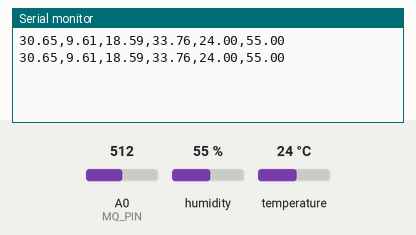
Recording of a sketch running on a simulated Arduino Uno, built with avr-gcc and run on an emulated ATmega328P. Shown: the last lines printed to the serial monitor. Inputs (shaded band) come from the test bench; at power-on: A0 (MQ_PIN) = 512, humidity 55 %, temperature 24 °C.

Above: at 5.8 s.
5.9 s: A0 (MQ_PIN) set to 900
At 11.3 s:
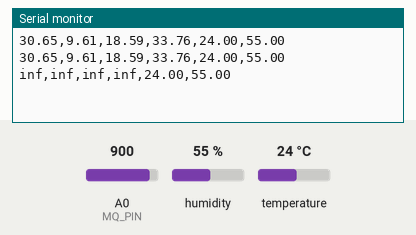
16.5 s: humidity set to 22 %
At 20.7 s:
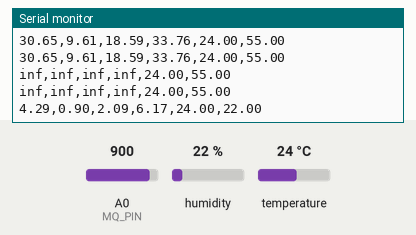
22.5 s: temperature set to 12 °C
At 26.1 s:
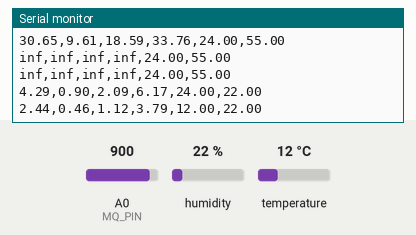
28.5 s: A0 (MQ_PIN) set to 1023
At 31.5 s:
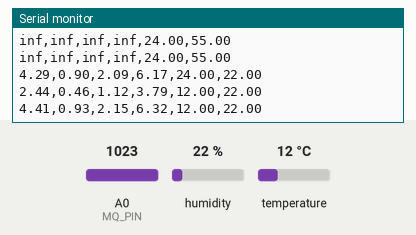
34.5 s: humidity set to 40 %
At 35.6 s:
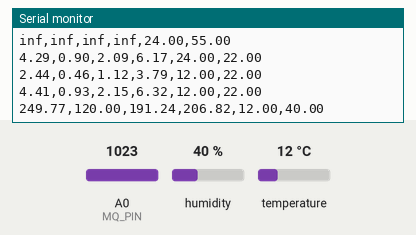
Timing chart, 0 to 37.5 s (numbered marks = the images above; inputs shaded):
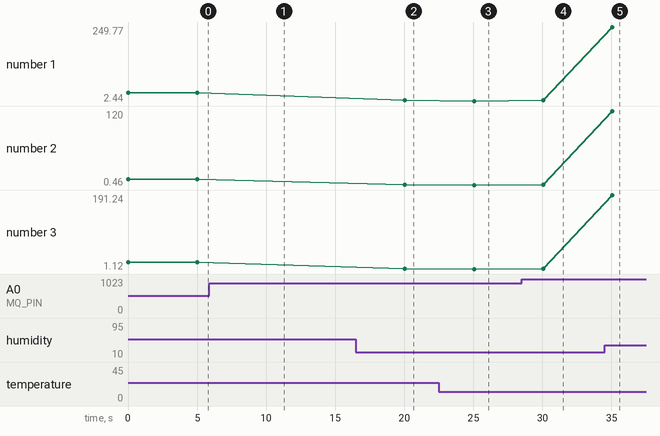

Measured:
- after the input at 5.9 s, the serial monitor: prints a new line after 4.1 s (image 1)
- after the input at 16.5 s, the serial monitor: prints a new line after 3.5 s (image 2)
- after the input at 22.5 s, the serial monitor: prints a new line after 2.6 s (image 3)
- after the input at 28.5 s, the serial monitor: prints a new line after 1.6 s (image 4)
- after the input at 34.5 s, the serial monitor: prints a new line after 0.57 s (image 5)
- plotted number 1: 30.65 → 4.29 after the input at 16.5 s, 4.29 → 2.44 after the input at 22.5 s, 2.44 → 4.41 after the input at 28.5 s, 4.41 → 249.77 after the input at 34.5 s
- plotted number 2: 9.61 → 0.9 after the input at 16.5 s, 0.9 → 0.46 after the input at 22.5 s, 0.46 → 0.93 after the input at 28.5 s, 0.93 → 120 after the input at 34.5 s
- plotted number 3: 18.59 → 2.09 after the input at 16.5 s, 2.09 → 1.12 after the input at 22.5 s, 1.12 → 2.15 after the input at 28.5 s, 2.15 → 191.24 after the input at 34.5 s

The sketch:

dht22_mq135_combined.ino
```cpp
#include "DHT.h"
#define DHTPIN 2
#define DHTTYPE DHT22
DHT dht(DHTPIN, DHTTYPE);

#define MQ_PIN A0
#define RL 10.0
float Ro = 4.77;   // fixed pre-set value

float getPPM(float ratio, float a, float b) {
  return a * pow(ratio, b);
}

void setup() {
  Serial.begin(9600);
  dht.begin();
  pinMode(MQ_PIN, INPUT);
}

void loop() {
  // --- Read DHT22 ---
  float h = dht.readHumidity();
  float t = dht.readTemperature();

  // --- Read MQ135 with temp & humidity correction ---
  int adcValue = analogRead(MQ_PIN);
  float correctedADC = adcValue * (1.0 + 0.01 * (t - 20)) * (1.0 + 0.02 * (h - 50));
  if (correctedADC > 1023) correctedADC = 1023;

  float vrl = (correctedADC / 1023.0) * 5.0;
  float rs = (5.0 - vrl) * RL / vrl;
  float ratio = rs / Ro;

  // --- Gas concentrations ---
  float co2_ppm     = getPPM(ratio, 110.47, -2.862);
  float nh3_ppm     = getPPM(ratio, 102.2,  -2.473);
  float alcohol_ppm = getPPM(ratio, 77.255, -3.18);
  float benzene_ppm = getPPM(ratio, 44.947, -3.445); // this is your C6H6

  // --- Print in CSV format for Python ---
  if (!isnan(h) && !isnan(t)) {
    Serial.print(co2_ppm);     Serial.print(",");
    Serial.print(benzene_ppm); Serial.print(",");
    Serial.print(alcohol_ppm); Serial.print(",");
    Serial.print(nh3_ppm);     Serial.print(",");
    Serial.print(t);           Serial.print(",");
    Serial.println(h);
  }

  delay(5000); // every 5 seconds
}
```
